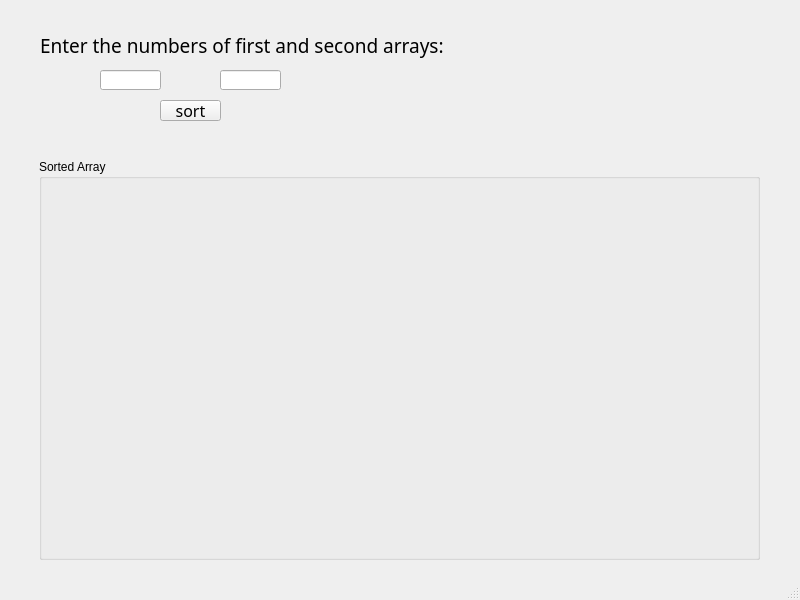
<?xml version="1.0" encoding="UTF-8"?>
<ui version="4.0">
 <class>MainWindow</class>
 <widget class="QMainWindow" name="MainWindow">
  <property name="geometry">
   <rect>
    <x>0</x>
    <y>0</y>
    <width>800</width>
    <height>600</height>
   </rect>
  </property>
  <property name="windowTitle">
   <string>MainWindow</string>
  </property>
  <widget class="QWidget" name="centralwidget">
   <widget class="QGroupBox" name="groupBox">
    <property name="geometry">
     <rect>
      <x>39</x>
      <y>159</y>
      <width>721</width>
      <height>401</height>
     </rect>
    </property>
    <property name="styleSheet">
     <string notr="true">
</string>
    </property>
    <property name="title">
     <string>Sorted Array</string>
    </property>
    <widget class="QLabel" name="SortedArrayLabel">
     <property name="geometry">
      <rect>
       <x>10</x>
       <y>20</y>
       <width>701</width>
       <height>371</height>
      </rect>
     </property>
     <property name="font">
      <font>
       <family>Comfortaa</family>
      </font>
     </property>
     <property name="text">
      <string/>
     </property>
    </widget>
   </widget>
   <widget class="QLabel" name="label">
    <property name="geometry">
     <rect>
      <x>40</x>
      <y>20</y>
      <width>631</width>
      <height>51</height>
     </rect>
    </property>
    <property name="font">
     <font>
      <family>Comfortaa</family>
      <pointsize>14</pointsize>
     </font>
    </property>
    <property name="text">
     <string>Enter the numbers of first and second arrays:</string>
    </property>
   </widget>
   <widget class="QLineEdit" name="firstArrayEdit">
    <property name="geometry">
     <rect>
      <x>100</x>
      <y>70</y>
      <width>61</width>
      <height>20</height>
     </rect>
    </property>
   </widget>
   <widget class="QLineEdit" name="SecondArrayEdit">
    <property name="geometry">
     <rect>
      <x>220</x>
      <y>70</y>
      <width>61</width>
      <height>20</height>
     </rect>
    </property>
   </widget>
   <widget class="QPushButton" name="SortButton">
    <property name="geometry">
     <rect>
      <x>160</x>
      <y>100</y>
      <width>61</width>
      <height>21</height>
     </rect>
    </property>
    <property name="font">
     <font>
      <family>Comfortaa</family>
      <pointsize>12</pointsize>
     </font>
    </property>
    <property name="text">
     <string>sort</string>
    </property>
   </widget>
   <widget class="QLabel" name="SortTimeLabel">
    <property name="geometry">
     <rect>
      <x>370</x>
      <y>130</y>
      <width>37</width>
      <height>12</height>
     </rect>
    </property>
    <property name="text">
     <string/>
    </property>
   </widget>
  </widget>
  <widget class="QMenuBar" name="menubar">
   <property name="geometry">
    <rect>
     <x>0</x>
     <y>0</y>
     <width>800</width>
     <height>17</height>
    </rect>
   </property>
  </widget>
  <widget class="QStatusBar" name="statusbar"/>
 </widget>
 <resources/>
 <connections/>
</ui>
